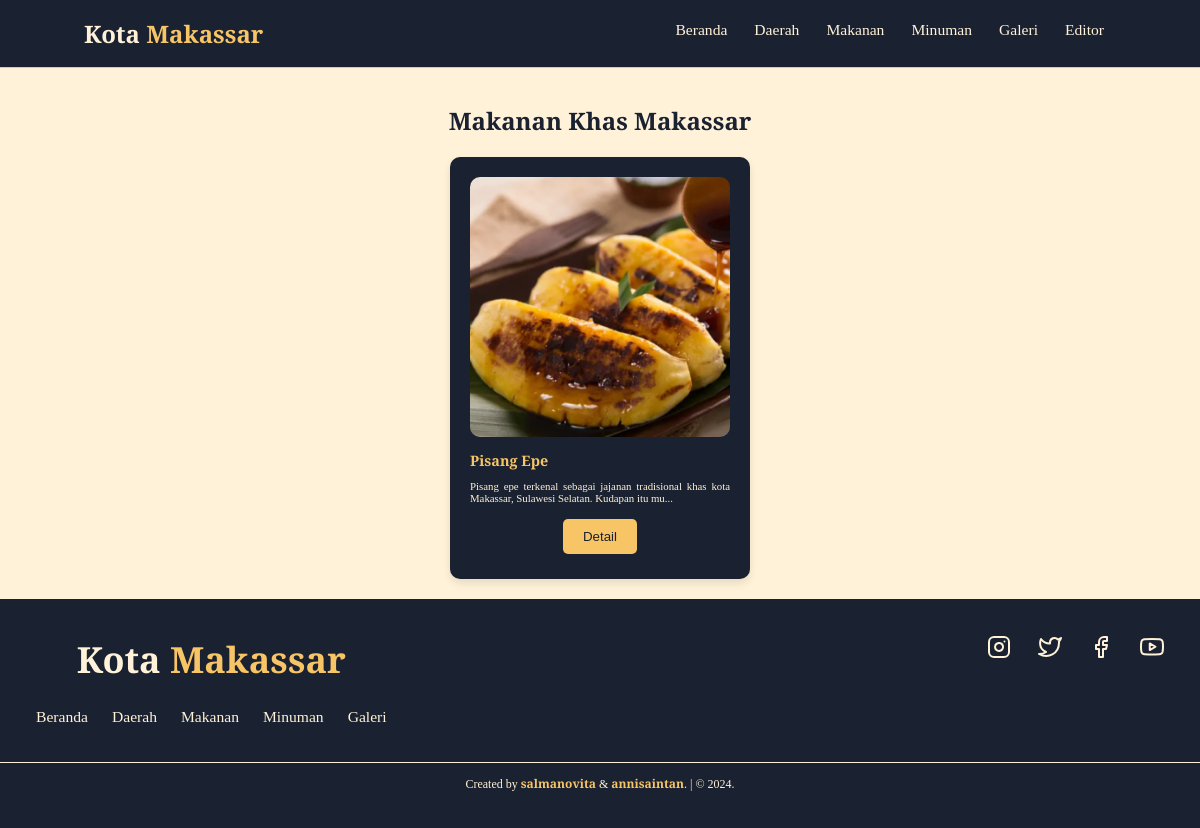
The app's page /moon/makanan1.php with its own data.
### tables this page shows
CREATE TABLE `tb_makanan` (
  `id_makanan` int(11) NOT NULL,
  `nama_makanan` varchar(50) NOT NULL,
  `sejarah_makanan` longtext NOT NULL,
  `bahan_bahan` longtext NOT NULL,
  `langkah_langkah` longtext NOT NULL,
  `foto_makanan` text NOT NULL
);

### moon/makanan1.php (the view, shortened to what this page needs)
<?php include_once("header.php") ?>
<h1>Makanan Khas Makassar</h1>
<div class="bodyIsi">
    <div class="card-container">
        <?php
        include "../config/koneksi.php";
        $tampil_makanan = mysqli_query($koneksi, "SELECT * FROM tb_makanan ORDER BY id_makanan");
        while ($hasil = mysqli_fetch_assoc($tampil_makanan)) {
        ?>
            <div class="card" onclick="showDetail(<?php echo $hasil['id_makanan']; ?>)">
                <img src='<?php echo $hasil["foto_makanan"]; ?>' alt='Foto Makanan'>
                <h2><?php echo $hasil["nama_makanan"]; ?></h2>
                <p><?php echo substr($hasil["sejarah_makanan"], 0, 100); ?>...</p>
                <div class="actions">
                    <button onclick="event.stopPropagation(); showDetail(<?php echo $hasil['id_makanan']; ?>)">Detail</button>
                </div>
            </div>
        <?php
        }
        ?>
    </div>
</div>
<link rel="stylesheet" href="./css/display.css">
<?php include_once("footer.php") ?>

### moon/css/header.css (style rules this page uses)
:root { --primary: rgb(26, 33, 48); --bg: rgb(255, 242, 216); --other: rgb(247, 197, 102); }
* { margin: 0; padding: 0; box-sizing: border-box; outline: none; text-decoration: none; }
html { scroll-behavior: smooth; }
body { font-family: "Playfair Display", serif; background-color: var(--bg); color: var(--primary); }
@media (max-width: 1366px) { html { font-size: 75%; } }

### moon/css/display.css (style rules this page uses)
:root { --primary: rgb(26, 33, 48); --bg: rgb(255, 242, 216); --other: rgb(247, 197, 102); }
h1 { text-align: center; }
.card-container { display: flex; flex-wrap: wrap; justify-content: center; gap: 20px; margin: 20px; background-color: var(--bg); }
.card { background-color: var(--primary); color: var(--bg); border-radius: 10px; box-shadow: 0 4px 8px rgba(0, 0, 0, 0.1); width: 300px; padding: 20px; text-align: left; position: relative; }
.card img { width: 100%; border-radius: 10px; }
.card h2 { font-size: 1.2em; margin: 10px 0; color: var(--other); }
.card p { font-size: 0.9em; text-align: justify; color: var(--bg); }
.card .actions { text-align: center; margin-top: 10px; }
.card .actions button { background-color: var(--other); border: none; color: var(--primary); padding: 10px 20px; margin: 5px; border-radius: 5px; cursor: pointer; }
@media (max-width: 1366px) { html { font-size: 75%; } }

### records on screen
tb_makanan: foto_makanan (picture), nama_makanan "Pisang Epe", sejarah_makanan "Pisang epe terkenal sebagai jajanan tradisional khas kota Makassar, Sulawesi Selatan. Kudapan itu mu"
